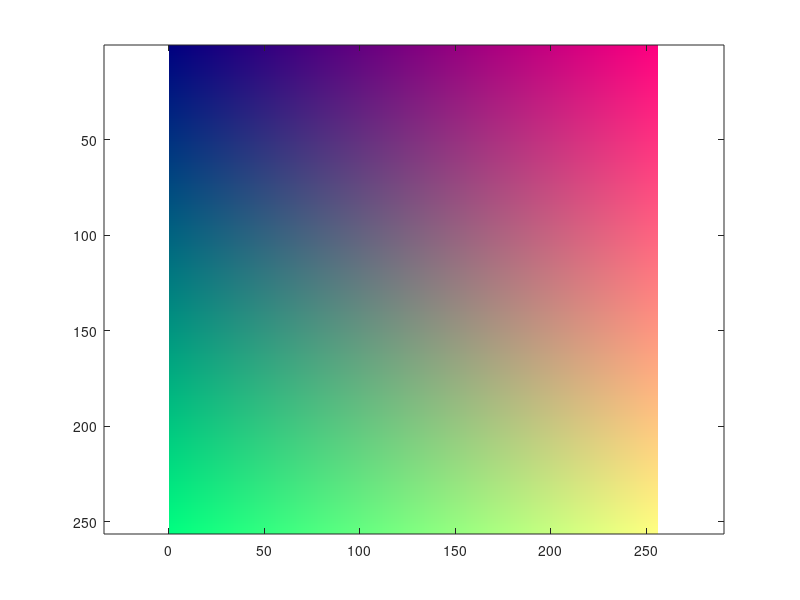

MATLAB code for this plot:
[x, y] = meshgrid(linspace(0, 1, 256));
other = 0.5;
palette = zeros(256, 256, 3);
palette(:,:,1) = x;
palette(:,:,2) = y;
palette(:,:,3) = other;
figure(1); clf
imagesc(palette)
axis equal